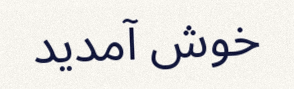
#> input picture examples/example_1_greeting.png, 294 x 89 px
$ python -i augmentation.py   (imports and definitions only)
#> lines starting #> are read from the running program, lines starting #| are printed output that depends on the picture
#> further down, picture is the input picture: PIL image 294x89 RGB; mean R, G, B 231, 229.5, 226.4
"""
Train-time image augmentation for the Urdu OCR dataset.

The Week 4 handout trains on raw images with zero augmentation. With a
dataset in the hundreds-to-low-thousands of images (realistic for a 5-week
internship project, even after synthetic bootstrapping), a model with no
augmentation memorises the exact fonts/backgrounds/noise levels it saw and
degrades sharply on anything slightly different — e.g. a phone photo taken
at a different angle or under different lighting than the training set.

`OCRAugment` applies a *mild*, OCR-safe set of photometric and geometric
perturbations (never anything that would make the text itself unreadable,
like heavy occlusion or extreme rotation) on every training epoch, so the
model sees a different version of each image each time. This is one of
the single highest-leverage changes for small-dataset OCR accuracy.

Only apply this to the **training** split — never to validation/test
images, which must stay exactly as collected so evaluation numbers are
meaningful.
"""

from __future__ import annotations

import random
from dataclasses import dataclass

import numpy as np
from PIL import Image, ImageEnhance, ImageFilter


@dataclass
class AugmentConfig:
    rotation_deg: float = 2.0            # max +/- rotation
    perspective_strength: float = 0.02   # max corner jitter, as a fraction of size
    brightness_range: tuple[float, float] = (0.8, 1.2)
    contrast_range: tuple[float, float] = (0.8, 1.2)
    blur_prob: float = 0.15
    blur_radius_range: tuple[float, float] = (0.3, 1.0)
    noise_prob: float = 0.25
    noise_sigma_range: tuple[float, float] = (2.0, 8.0)
    erasing_prob: float = 0.10           # simulate small stains / occlusions
    erasing_area_frac: tuple[float, float] = (0.01, 0.04)


class OCRAugment:
    """Callable: `augmented = OCRAugment(cfg)(pil_image)`."""

    def __init__(self, config: AugmentConfig | None = None, seed: int | None = None):
        self.cfg = config or AugmentConfig()
        self.rng = random.Random(seed)

    def __call__(self, img: Image.Image) -> Image.Image:
        img = img.convert("RGB")
        img = self._geometric(img)
        img = self._photometric(img)
        img = self._noise(img)
        img = self._erasing(img)
        return img

    # -- geometric -----------------------------------------------------
    def _geometric(self, img: Image.Image) -> Image.Image:
        cfg = self.cfg
        angle = self.rng.uniform(-cfg.rotation_deg, cfg.rotation_deg)
        bg = _border_color(img)
#> in _border_color, `border = np.concatenate([arr[0, :, :], arr[-1, :, :], arr[:, 0, :], ar..`: border = 766 rows, first 8: [247, 245, 239], [246, 244, 238], [245, 243, 237], [250, 248, 242], [251, 249, 243], [244, 242, 236], [252, 250, 244], [247, 245, 239]
#> bg = (247, 245, 239)
        img = img.rotate(angle, expand=False, fillcolor=bg, resample=Image.BICUBIC)
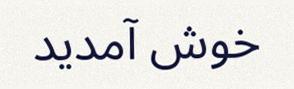
#> img: PIL image 294x89 RGB; mean R, G, B 230.5, 229, 225.9

        if cfg.perspective_strength > 0:
            img = _random_perspective(img, cfg.perspective_strength, self.rng, bg)
        return img

    # -- photometric -----------------------------------------------------
    def _photometric(self, img: Image.Image) -> Image.Image:
        cfg = self.cfg
        img = ImageEnhance.Brightness(img).enhance(self.rng.uniform(*cfg.brightness_range))
        img = ImageEnhance.Contrast(img).enhance(self.rng.uniform(*cfg.contrast_range))
        if self.rng.random() < cfg.blur_prob:
            radius = self.rng.uniform(*cfg.blur_radius_range)
            img = img.filter(ImageFilter.GaussianBlur(radius))
        return img

    # -- noise -----------------------------------------------------
    def _noise(self, img: Image.Image) -> Image.Image:
        if self.rng.random() >= self.cfg.noise_prob:
            return img
        sigma = self.rng.uniform(*self.cfg.noise_sigma_range)
        arr = np.asarray(img).astype(np.float32)
        noise = np.random.default_rng(self.rng.randint(0, 2**31 - 1)).normal(0, sigma, arr.shape)
        arr = np.clip(arr + noise, 0, 255).astype(np.uint8)
        return Image.fromarray(arr)

    # -- random erasing -----------------------------------------------------
    def _erasing(self, img: Image.Image) -> Image.Image:
        if self.rng.random() >= self.cfg.erasing_prob:
            return img
        w, h = img.size
        area_frac = self.rng.uniform(*self.cfg.erasing_area_frac)
        patch_area = area_frac * w * h
        patch_w = int(min(w * 0.2, (patch_area * self.rng.uniform(0.5, 2.0)) ** 0.5))
        patch_h = int(min(h * 0.4, patch_area / max(patch_w, 1)))
        if patch_w < 2 or patch_h < 2:
            return img
        x0 = self.rng.randint(0, max(0, w - patch_w))
        y0 = self.rng.randint(0, max(0, h - patch_h))
        arr = np.array(img)
        fill = _border_color(img)
        arr[y0:y0 + patch_h, x0:x0 + patch_w] = fill
        return Image.fromarray(arr)


def _border_color(img: Image.Image) -> tuple[int, int, int]:
    arr = np.asarray(img.convert("RGB"))
    border = np.concatenate([arr[0, :, :], arr[-1, :, :], arr[:, 0, :], arr[:, -1, :]])
    return tuple(int(c) for c in np.median(border, axis=0))


def _random_perspective(img: Image.Image, strength: float, rng: random.Random,
                         fill: tuple[int, int, int]) -> Image.Image:
    """Small random perspective warp implemented with PIL's QUAD transform
    (keeps this module dependency-free — no OpenCV needed here)."""
#> called with strength = 0.02, fill = (247, 245, 239)
    w, h = img.size
#> w = 294; h = 89
    jx, jy = strength * w, strength * h
#> jx = 5.88; jy = 1.78

    def jitter():
        return rng.uniform(-1, 1)

    # Four source corners, each nudged slightly -> mild "photographed at an angle" look.
    quad = [
        0 + jitter() * jx, 0 + jitter() * jy,
        0 + jitter() * jx, h + jitter() * jy,
        w + jitter() * jx, h + jitter() * jy,
        w + jitter() * jx, 0 + jitter() * jy,
    ]
    return img.transform((w, h), Image.QUAD, quad, resample=Image.BICUBIC, fillcolor=fill)
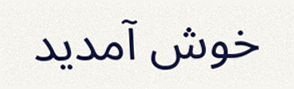
#> returned value: PIL image 294x89 RGB; mean R, G, B 230.3, 228.8, 225.7

>>> from PIL import Image
>>> picture = Image.open('../examples/example_1_greeting.png')
>>> result = OCRAugment()(picture)
#> in _photometric, `img = ImageEnhance.Brightness(img).enhance(self.rng.uniform(*cfg.brigh..`:
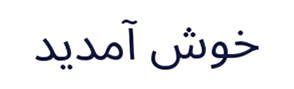
#> img: PIL image 294x89 RGB; mean R, G, B 239.2, 239.5, 241.9
#> in _photometric, `img = ImageEnhance.Contrast(img).enhance(self.rng.uniform(*cfg.contras..`:
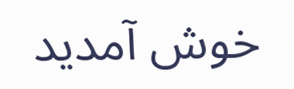
#> img: PIL image 294x89 RGB; mean R, G, B 238.9, 239.1, 241.1

$ run again, on examples/example_2_farewell.png
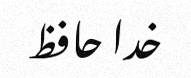
#> input picture examples/example_2_farewell.png, 191 x 78 px
#> picture is the input picture: PIL image 191x78 RGB; min 0, max 255, mean 233.2
#> border = 538 rows, first 8: [255, 255, 255], [254, 254, 254], [254, 254, 254], [254, 254, 254], [255, 255, 255], [255, 255, 255], [255, 255, 255], [255, 255, 255]
#> bg = (253, 253, 253)
#> in _random_perspective, `return img.transform((w, h), Image.QUAD, quad, resample=Image.BICUBIC,..`:
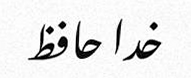
#> returned value: PIL image 191x78 RGB; min 0, max 255, mean 231.5
#> in _photometric, `img = ImageEnhance.Brightness(img).enhance(self.rng.uniform(*cfg.brigh..`:
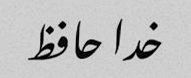
#> img: PIL image 191x78 RGB; min 0, max 210, mean 190.3

$ run again, on examples/example_3_sentence.png
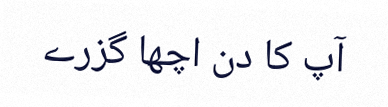
#> input picture examples/example_3_sentence.png, 388 x 107 px
#> picture is the input picture: PIL image 388x107 RGB; mean R, G, B 242.2, 242.4, 244
#> border = 990 rows, first 8: [255, 255, 255], [255, 255, 255], [250, 250, 250], [253, 253, 253], [253, 253, 253], [255, 255, 255], [252, 252, 252], [251, 251, 251]
#> bg = (254, 254, 254)
#> in _random_perspective, `return img.transform((w, h), Image.QUAD, quad, resample=Image.BICUBIC,..`:
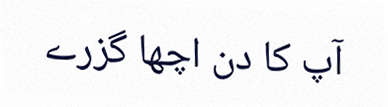
#> returned value: PIL image 388x107 RGB; mean R, G, B 241.1, 241.3, 242.7
#> in _photometric, `img = ImageEnhance.Brightness(img).enhance(self.rng.uniform(*cfg.brigh..`:
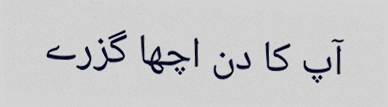
#> img: PIL image 388x107 RGB; mean R, G, B 200.9, 201, 202.2

$ run again, on examples/example_4_question.png
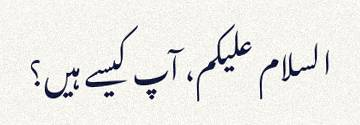
#> input picture examples/example_4_question.png, 360 x 125 px
#> picture is the input picture: PIL image 360x125 RGB; mean R, G, B 235.7, 235, 232.1
#> border = 970 rows, first 8: [244, 243, 239], [245, 244, 240], [246, 245, 241], [248, 247, 243], [249, 248, 244], [250, 249, 245], [250, 249, 245], [250, 249, 245]
#> bg = (246, 245, 241)
#> in _random_perspective, `return img.transform((w, h), Image.QUAD, quad, resample=Image.BICUBIC,..`:
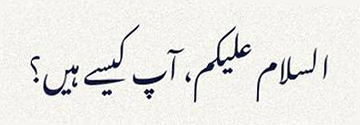
#> returned value: PIL image 360x125 RGB; mean R, G, B 234.6, 233.9, 230.9
#> in _photometric, `img = ImageEnhance.Contrast(img).enhance(self.rng.uniform(*cfg.contras..`:
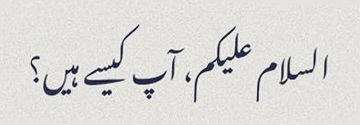
#> img: PIL image 360x125 RGB; mean R, G, B 219.1, 218.5, 216.2
